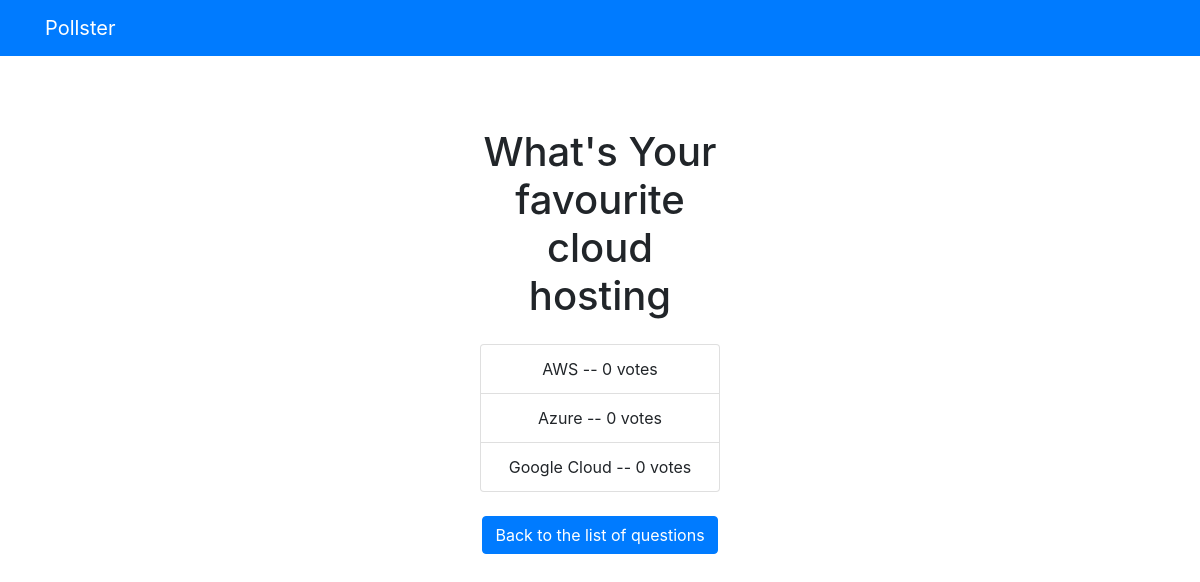
The page /polls/2/results/ on the database as committed earlier.
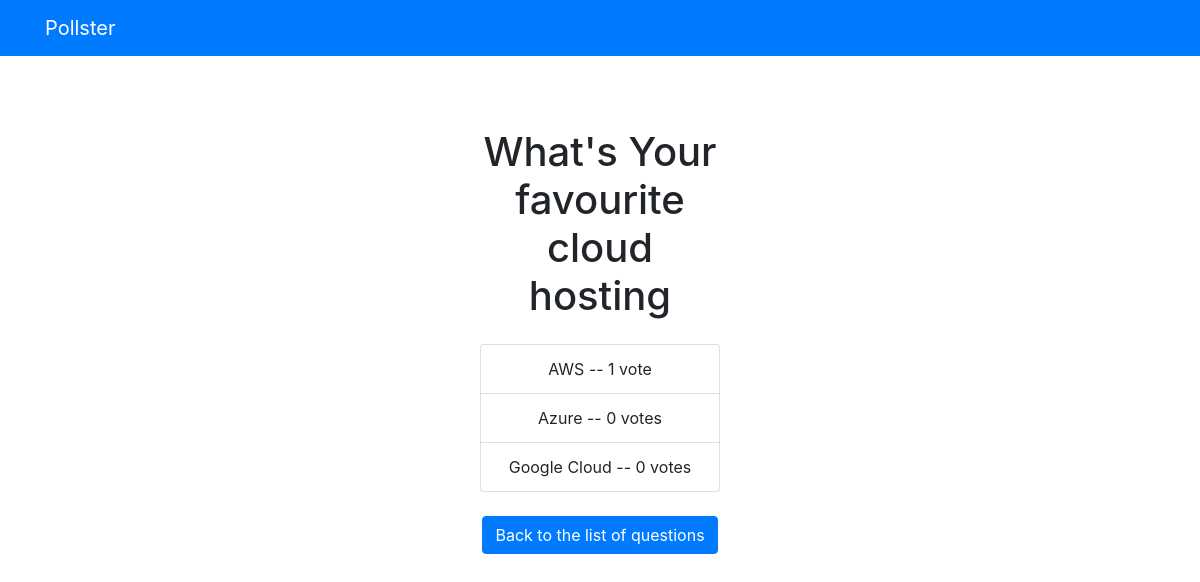
The same page on the database as committed later.
### polls/models.py (models this page shows, shortened)
class Choice(models.Model):
	question = models.ForeignKey(Question, on_delete = models.CASCADE)
	choice_text = models.CharField(max_length = 200)
	votes = models.IntegerField(default = 0)

### polls/views.py (the view)
# urls.py: path('<int:question_id>/results/', views.results, name='results'),
def results(request, question_id):
    question = get_object_or_404(Question, pk=question_id)
    return render(request, 'polls/results.html', {'question': question})

### templates/polls/results.html
{% extends 'base.html' %}
{% block content %}
<div class="container mt-5">
    <div class="row justify-content-center">
        <div class="col-md-6 text-center">
            <h1 class="mb-4">{{ question.question_text }}</h1>
            <ul class="list-group mb-4">
                {% for choice in question.choice_set.all %}
                    <li class="list-group-item">
                        {{ choice.choice_text }} -- {{ choice.votes }} vote{{ choice.votes|pluralize }}
                    </li>
                {% endfor %}
            </ul>
            <a href="{% url 'polls:index' %}" class="btn btn-primary">Back to the list of questions</a>
        </div>
    </div>
</div>
{% endblock %}

Rows that differ between the two databases and show on the page:
changed Choice "AWS": votes "0" → "1"
